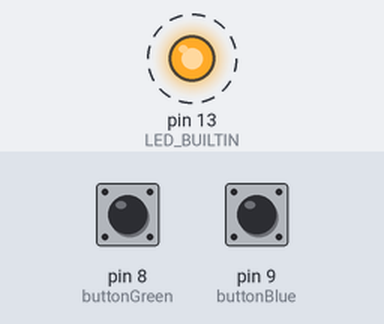
Bench run of a sketch on a simulated Arduino Uno, built with avr-gcc and run on an emulated ATmega328P. Shown: output pins drawn as LEDs (lit = HIGH). Dashed ring = blinking. Inputs (shaded band) come from the test bench; at power-on: pin 8 (buttonGreen) HIGH, pin 9 (buttonBlue) HIGH.

Above: at 1.25 s.
1.3 s: pin 8 (buttonGreen) pulled LOW for 0.25 s
At 3.2 s:
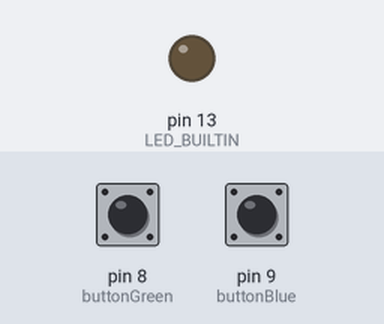
4.5 s: pin 9 (buttonBlue) pulled LOW for 1 s
At 5.65 s:
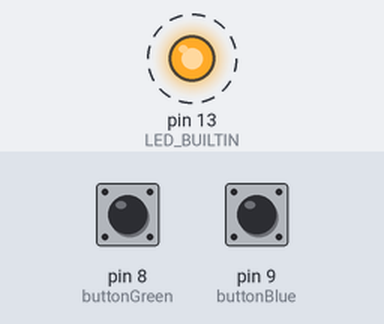
Timing chart, 0 to 13.5 s (numbered marks = the images above; inputs shaded):
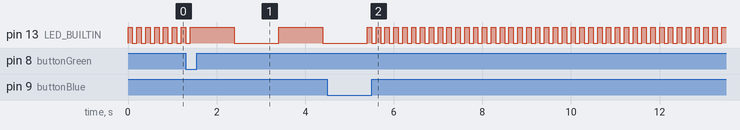

The sketch:

01_Basics_Blink.ino
```cpp
int buttonGreen = 8;   // Start button
int buttonBlue = 9;    // Stop button
bool isRunning = false;

void setup() {
  // put your setup code here, to run once:
pinMode(buttonGreen, INPUT_PULLUP);
pinMode(buttonBlue, INPUT_PULLUP);
pinMode(LED_BUILTIN, OUTPUT);
}

void loop() {
  int buttonPlay = digitalRead(buttonGreen); // Read Green Button (Play)
  int buttonStop = digitalRead(buttonBlue);  // Read Blue Button (Stop)
  if (buttonPlay == LOW && !isRunning) {
    isRunning = true;  // Start the traffic light sequence
  }

 // If the Stop Button is pressed
  if (buttonStop == LOW && isRunning) {
    isRunning = false;  // Stop the traffic light sequence

  }
  // put your main code here, to run repeatedly:
  if(isRunning) {
    digitalWrite(LED_BUILTIN, HIGH);
    delay(1000);
    digitalWrite(LED_BUILTIN, LOW);
      delay(1000);
  } else {
    digitalWrite(LED_BUILTIN, HIGH);
    delay(100);
    digitalWrite(LED_BUILTIN, LOW);
    delay(100);
  }
}
```

Measured:
- after the input at 4.5 s, pin 13 (LED_BUILTIN): alternates HIGH for 0.10 s and LOW for 0.10 s, starting after 1.0 s
